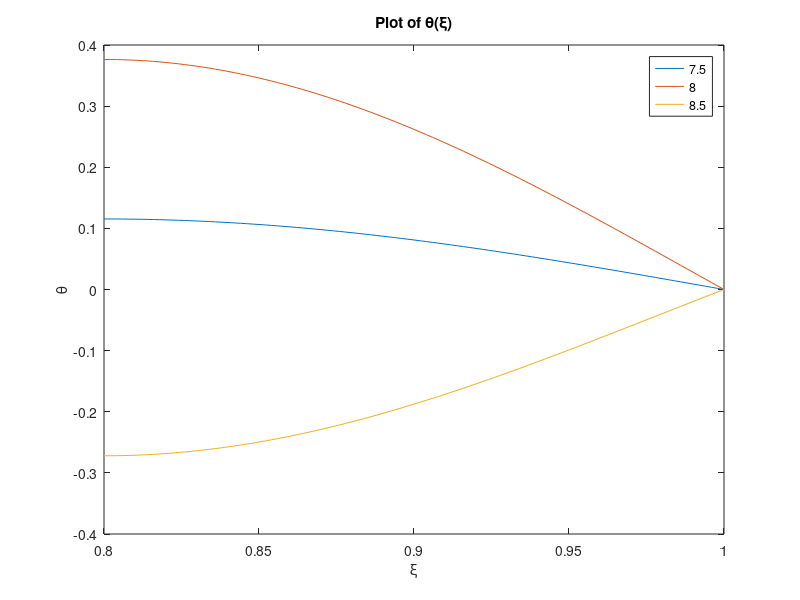

MATLAB code for this plot:
%HW-3 Prb-6
%Navneet Singh (nsingh1@andrew.cmu.edu)

function problem6

%The given differential equation discretized using second order finite
%difference method described in Bradie's text. We converted system to 
% Ax = b form, where x is vector solved for theta.
%relevent equations in uploaded published pdf file

clc %clearning screen
clear all %clearing previous stored variables
close all %closing previous plots

%Number of mesh points, size of A matrix
n = 100;

%distance between two mesh points
h = (1-0.8)/n;
%We have to plot theta for 3 values of beta
beta = [7.5, 8, 8.5];
%initializing theta matrix to store values of theta at different betas
theta = zeros(n+1, 3); 
%vector containingmesh points
zy = linspace(0.8, 1, n+1); 

%outer loop for 3 values of beta
for j = 1:length(beta) 
    % calculating value of p, q and r
    p = -1./zy; 
    q = -(beta(j)^2);
    r = -1; 
    
    %calculating value of d,u and l for A matrix
    d = 2 + (h^2)*q;
    u = -1 + (h/2).*p;
    l = -1 - (h/2).*p;
    
    %initializing matrix A. 
    A = zeros(n+1,n+1);
    
    %Dirichlet BC 
    
    A(n+1,n+1) = 1;
    A(n+1,n) = 0; 
    b(n+1) = 0; 
    
    %Neumann BC
    A(1,1) = d; 
    A(1,2) = -2;
    
    %initializing matrix b
    b = -h^2*r*ones(n+1,1); 
    
    % creating matrix A
    for i =1:n-1
        A(i+1, i)= l(i); 
        A(i+1, i+1) = d; 
        A(i+1, i+2) =  u(i); 
   
    end
%calculating unknown vector x = inv(A)*b. Here unknown value if theta
theta(:,j) = A\b;

end

%plotting the results
plot(zy, theta(:,1), zy, theta(:,2),  zy, theta(:,3));
legend('7.5', '8', '8.5')
title('Plot of \theta(\xi)')
xlabel('\xi')
ylabel('\theta')
 
end
